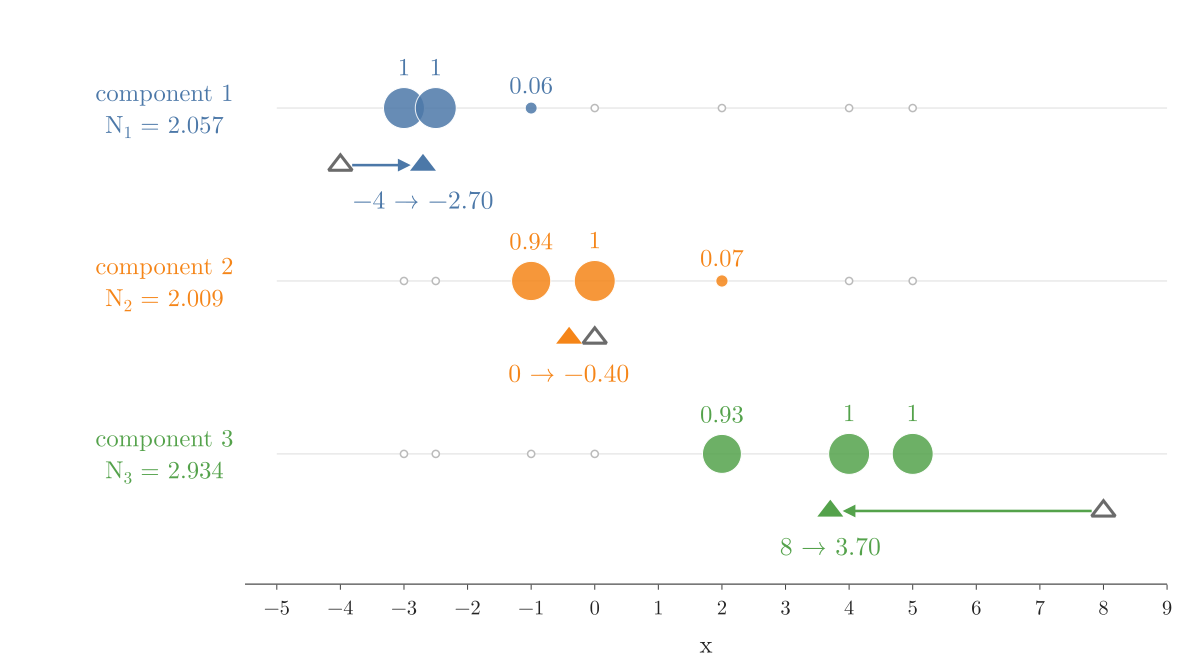

Write Python code to recreate this figure.
"""The M-step for the means, drawn (Plotly). One row per component of the seven-observation example. Each observation
is drawn with its responsibility r_nk from the starting E-step (dot size and label); the new mean is the
responsibility-weighted average, the balance point of the dots. Arrows: old means -4, 0, 8 move to -2.70, -0.40, 3.70."""
from pathlib import Path

import numpy as np
import plotly.graph_objects as go

from em_core import COLS, FONT, GREY, SEVEN, START, e_step, m_step

HERE = Path(__file__).parent
X = SEVEN.ravel()
R = e_step(SEVEN, *START)
_, mu, _ = m_step(SEVEN, R)
old = START[1].ravel()
new = mu.ravel()
assert np.allclose(new, [-2.70, -0.40, 3.70], atol=0.01)
assert np.allclose(R.sum(axis=0), [2.057, 2.009, 2.934], atol=0.001)

fig = go.Figure()
for k in range(3):
    yk = 2 - k
    fig.add_trace(go.Scatter(x=[-5, 9], y=[yk, yk], mode="lines", line=dict(color="#DDDDDD", width=1)))
    keep = R[:, k] > 0.005
    fig.add_trace(go.Scatter(x=X[keep], y=[yk] * keep.sum(), mode="markers+text",
                             marker=dict(size=10 + 30 * R[keep, k], color=COLS[k], opacity=0.85),
                             text=[f"{r:.2f}".rstrip("0").rstrip(".") for r in R[keep, k]], textposition="top center",
                             textfont=dict(size=24, color=COLS[k])))
    fig.add_trace(go.Scatter(x=X[~keep], y=[yk] * (~keep).sum(), mode="markers",
                             marker=dict(size=7, color="white", line=dict(color="#BBBBBB", width=1.5))))
    fig.add_trace(go.Scatter(x=[old[k]], y=[yk - 0.33], mode="markers", marker=dict(symbol="triangle-up-open", size=20,
                             color=GREY, line=dict(width=3))))
    fig.add_trace(go.Scatter(x=[new[k]], y=[yk - 0.33], mode="markers", marker=dict(symbol="triangle-up", size=22,
                             color=COLS[k])))
    fig.add_annotation(x=new[k], y=yk - 0.33, ax=old[k], ay=yk - 0.33, xref="x", yref="y", axref="x", ayref="y",
                       showarrow=True, arrowhead=2, arrowwidth=2.5, arrowcolor=COLS[k], standoff=12, startstandoff=10,
                       text="")
    fig.add_annotation(x=new[k], y=yk - 0.33, text=f"{old[k]:g} → {new[k]:.2f}".replace("-", "−"), showarrow=False,
                       yshift=-32, font=dict(size=25, color=COLS[k]))
    fig.add_annotation(x=-0.01, xref="paper", y=yk, text=f"component {k + 1}<br>N<sub>{k + 1}</sub> = {R[:, k].sum():.3f}",
                       showarrow=False, xanchor="right", font=dict(size=24, color=COLS[k]))
fig.update_layout(template="simple_white", width=1150, height=640, showlegend=False, font=FONT,
                  xaxis=dict(title="x", range=[-5.5, 9], dtick=1),
                  yaxis=dict(visible=False, range=[-0.75, 2.45]), margin=dict(l=230, r=20, t=20, b=60))
fig.write_image(HERE / "m_step_means.png", scale=2)
fig.write_image(HERE / "m_step_means.pdf")
